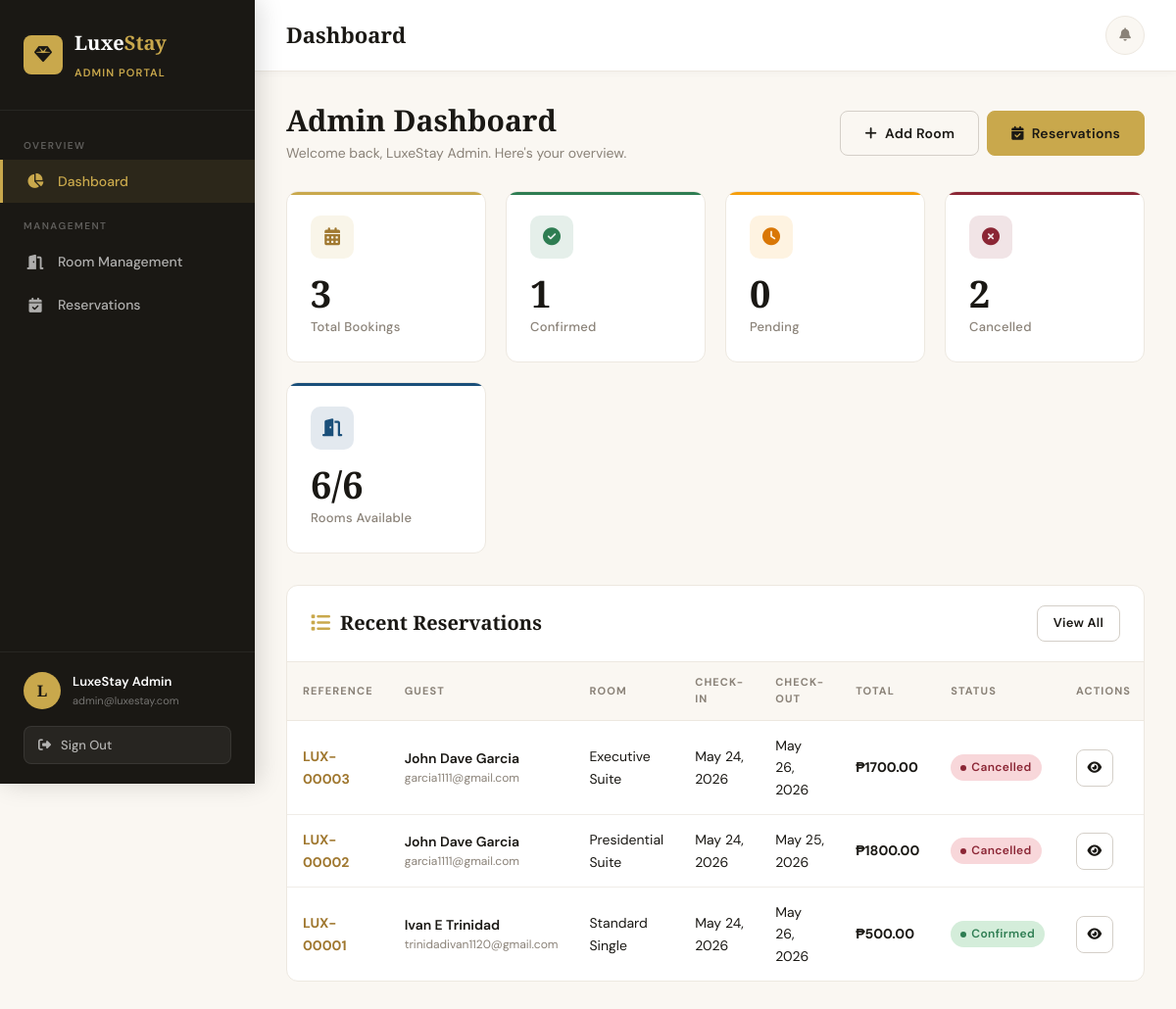
The page /admin/dashboard (signed in) on the database its author committed.
### app/models/user.py (models this page shows, shortened)
class User(db.Model, UserMixin):
    __tablename__ = 'users'
    id = db.Column(db.Integer, primary_key=True)
    fullname = db.Column(db.String(150), nullable=False)
    email = db.Column(db.String(150), unique=True, nullable=False)
    password = db.Column(db.String(256), nullable=False)
    phone = db.Column(db.String(20), nullable=True)
    role = db.Column(db.String(20), nullable=False, default='customer')
    created_at = db.Column(db.DateTime, default=datetime.utcnow)
    reservations = db.relationship('Reservation', backref='customer', lazy=True)
    def is_admin(self):
        return self.role == 'admin'

### app/models/reservation.py (models this page shows, shortened)
class Reservation(db.Model):
    __tablename__ = 'reservations'
    id = db.Column(db.Integer, primary_key=True)
    user_id = db.Column(db.Integer, db.ForeignKey('users.id'), nullable=False)
    room_id = db.Column(db.Integer, db.ForeignKey('rooms.id'), nullable=False)
    fullname = db.Column(db.String(150), nullable=False)
    email = db.Column(db.String(150), nullable=False)
    phone = db.Column(db.String(20), nullable=False)
    check_in = db.Column(db.Date, nullable=False)
    check_out = db.Column(db.Date, nullable=False)
    arrival_time = db.Column(db.String(20), nullable=True)
    guests = db.Column(db.Integer, nullable=False, default=1)
    special_requests = db.Column(db.Text, nullable=True)
    status = db.Column(db.String(20), nullable=False, default='pending')  # pending, confirmed, cancelled
    created_at = db.Column(db.DateTime, default=datetime.utcnow)
    updated_at = db.Column(db.DateTime, default=datetime.utcnow, onupdate=datetime.utcnow)
    def nights(self):
        delta = self.check_out - self.check_in
        return delta.days
    def total_price(self):
        return self.nights() * self.room.price
    def booking_reference(self):
        return f'LUX-{self.id:05d}'

### app/models/room.py (models this page shows, shortened)
class Room(db.Model):
    __tablename__ = 'rooms'
    id = db.Column(db.Integer, primary_key=True)
    room_number = db.Column(db.String(20), unique=True, nullable=False)
    room_name = db.Column(db.String(100), nullable=False)
    room_type = db.Column(db.String(50), nullable=False)
    price = db.Column(db.Float, nullable=False)
    description = db.Column(db.Text, nullable=True)
    amenities = db.Column(db.Text, nullable=True)
    image = db.Column(db.String(256), nullable=True, default='default_room.jpg')
    availability = db.Column(db.Boolean, default=True)
    created_at = db.Column(db.DateTime, default=datetime.utcnow)
    reservations = db.relationship('Reservation', backref='room', lazy=True)

### app/routes/admin.py (the view)
@admin_bp.route('/dashboard')
@login_required
@admin_required
def dashboard():
    total = Reservation.query.count()
    confirmed = Reservation.query.filter_by(status='confirmed').count()
    pending = Reservation.query.filter_by(status='pending').count()
    cancelled = Reservation.query.filter_by(status='cancelled').count()
    total_rooms = Room.query.count()
    available_rooms = Room.query.filter_by(availability=True).count()
    recent_reservations = Reservation.query.order_by(Reservation.created_at.desc()).limit(10).all()
    return render_template('admin/dashboard.html',
        total=total, confirmed=confirmed, pending=pending,
        cancelled=cancelled, total_rooms=total_rooms,
        available_rooms=available_rooms,
        recent_reservations=recent_reservations)

### app/routes/admin.py (called while the page is built)
def admin_required(f):
    @wraps(f)
    def decorated(*args, **kwargs):
        if not current_user.is_authenticated or not current_user.is_admin():
            flash('Access denied. Admin privileges required.', 'danger')
            return redirect(url_for('auth.login'))
        return f(*args, **kwargs)
    return decorated

### app/templates/admin/dashboard.html (shortened to what this page needs)
{% extends "admin/base_admin.html" %}
{% block page_title %}Dashboard{% endblock %}
{% block admin_content %}
<div class="page-header">
  <div class="page-header-left">
    <h1>Admin Dashboard</h1>
    <p>Welcome back, {{ current_user.fullname }}. Here's your overview.</p>
  </div>
  <div class="d-flex gap-8">
    <a href="{{ url_for('admin.add_room') }}" class="btn btn-outline"><i class="fas fa-plus"></i> Add Room</a>
    <a href="{{ url_for('admin.reservations') }}" class="btn btn-gold"><i class="fas fa-calendar-check"></i> Reservations</a>
  </div>
</div>
<div class="stats-grid">
  <div class="stat-card gold">
    <div class="stat-icon"><i class="fas fa-calendar-alt"></i></div>
    <div class="stat-value">{{ total }}</div>
    <div class="stat-label">Total Bookings</div>
  </div>
  <div class="stat-card green">
    <div class="stat-icon"><i class="fas fa-check-circle"></i></div>
    <div class="stat-value">{{ confirmed }}</div>
    <div class="stat-label">Confirmed</div>
  </div>
  <div class="stat-card amber">
    <div class="stat-icon"><i class="fas fa-clock"></i></div>
    <div class="stat-value">{{ pending }}</div>
    <div class="stat-label">Pending</div>
  </div>
  <div class="stat-card red">
    <div class="stat-icon"><i class="fas fa-times-circle"></i></div>
    <div class="stat-value">{{ cancelled }}</div>
    <div class="stat-label">Cancelled</div>
  </div>
  <div class="stat-card blue">
    <div class="stat-icon"><i class="fas fa-door-open"></i></div>
    <div class="stat-value">{{ available_rooms }}/{{ total_rooms }}</div>
    <div class="stat-label">Rooms Available</div>
  </div>
</div>
<div class="card">
  <div class="card-header">
    <div class="card-title"><i class="fas fa-list" style="color:var(--gold);margin-right:10px;"></i>Recent Reservations</div>
    <a href="{{ url_for('admin.reservations') }}" class="btn btn-outline btn-sm">View All</a>
  </div>
  {% if recent_reservations %}
  <div class="table-wrapper">
    <table>
      <thead>
        <tr>
          <th>Reference</th>
          <th>Guest</th>
          <th>Room</th>
          <th>Check-in</th>
          <th>Check-out</th>
          <th>Total</th>
          <th>Status</th>
          <th>Actions</th>
        </tr>
      </thead>
      <tbody>
        {% for res in recent_reservations %}
        <tr>
          <td><strong style="color:var(--gold-dark);">{{ res.booking_reference() }}</strong></td>
          <td>
            <div style="font-weight:600;">{{ res.fullname }}</div>
            <div style="font-size:12px;color:var(--stone);">{{ res.email }}</div>
          </td>
          <td>{{ res.room.room_name }}</td>
          <td>{{ res.check_in.strftime('%b %d, %Y') }}</td>
          <td>{{ res.check_out.strftime('%b %d, %Y') }}</td>
          <td><strong>₱{{ "%.2f"|format(res.total_price()) }}</strong></td>
          <td><span class="badge badge-{{ res.status }}">{{ res.status }}</span></td>
          <td>
            <div class="d-flex gap-8">
              <a href="{{ url_for('admin.reservation_detail', res_id=res.id) }}" class="btn btn-outline btn-sm btn-icon" title="View"><i class="fas fa-eye"></i></a>
            </div>
          </td>
        </tr>
        {% endfor %}
      </tbody>
    </table>
  </div>
  {% else %}
  <div class="empty-state">
    <i class="fas fa-calendar-times"></i>
    <h3>No Reservations Yet</h3>
    <p>Reservations will appear here as customers book rooms.</p>
  </div>
  {% endif %}
</div>
{% endblock %}

### app/templates/admin/base_admin.html (shortened to what this page needs)
{% extends "base.html" %}
{% block content %}
<div class="app-layout">
  <aside class="sidebar" id="sidebar">
    <div class="sidebar-header">
      <div class="sidebar-logo">
        <div class="logo-icon"><i class="fas fa-gem"></i></div>
        <div>
          <div class="logo-name">Luxe<span>Stay</span></div>
          <div class="sidebar-role">Admin Portal</div>
        </div>
      </div>
    </div>
    <nav class="sidebar-nav">
      <div class="nav-section">
        <div class="nav-section-label">Overview</div>
        <a href="{{ url_for('admin.dashboard') }}" class="nav-link {% if request.endpoint == 'admin.dashboard' %}active{% endif %}">
          <i class="fas fa-chart-pie"></i> Dashboard
        </a>
      </div>
      <div class="nav-section">
        <div class="nav-section-label">Management</div>
        <a href="{{ url_for('admin.rooms') }}" class="nav-link {% if 'room' in request.endpoint %}active{% endif %}">
          <i class="fas fa-door-open"></i> Room Management
        </a>
        <a href="{{ url_for('admin.reservations') }}" class="nav-link {% if 'reservation' in request.endpoint and request.endpoint != 'admin.dashboard' %}active{% endif %}">
          <i class="fas fa-calendar-check"></i> Reservations
        </a>
      </div>
    </nav>
    <div class="sidebar-footer">
      <div class="sidebar-user">
        <div class="sidebar-avatar">{{ current_user.fullname[0] }}</div>
        <div class="sidebar-user-info">
          <div class="name">{{ current_user.fullname }}</div>
          <div class="email">{{ current_user.email }}</div>
        </div>
      </div>
      <form action="{{ url_for('auth.logout') }}" method="GET">
        <button type="submit" class="btn-logout"><i class="fas fa-sign-out-alt"></i> Sign Out</button>
      </form>
    </div>
  </aside>
  <div class="main-content">
    <header class="topbar">
      <div class="d-flex align-center gap-12">
        <div class="topbar-title">{% block page_title %}Dashboard{% endblock %}</div>
      </div>
      <div class="topbar-actions">
        <div style="position:relative;">
          <button class="notification-btn" id="notifBtn" title="Notifications">
            <i class="fas fa-bell"></i>
          </button>
        </div>
      </div>
    </header>
    <div class="page-content">
      {% block admin_content %}{% endblock %}
    </div>
  </div>
</div>
{% endblock %}

### rows shown on the page
User: fullname "L", fullname "LuxeStay Admin", email "admin@luxestay.com"
Reservation: booking_reference "LUX-00003", fullname "John Dave Garcia", email "garcia1111@gmail.com", room.room_name "Executive Suite", check_in "May 24, 2026", check_out "May 26, 2026", total_price "1700.00", status "Cancelled"
Reservation: booking_reference "LUX-00002", fullname "John Dave Garcia", email "garcia1111@gmail.com", room.room_name "Presidential Suite", check_in "May 24, 2026", check_out "May 25, 2026", total_price "1800.00", status "Cancelled"
Reservation: booking_reference "LUX-00001", fullname "Ivan E Trinidad", email "trinidadivan1120@gmail.com", room.room_name "Standard Single", check_in "May 24, 2026", check_out "May 26, 2026", total_price "500.00", status "Confirmed"

### other values the page prints
{{ total }} "3"
{{ confirmed }} "1"
{{ pending }} "0"
{{ cancelled }} "2"
{{ available_rooms }} "6"
{{ total_rooms }} "6"
